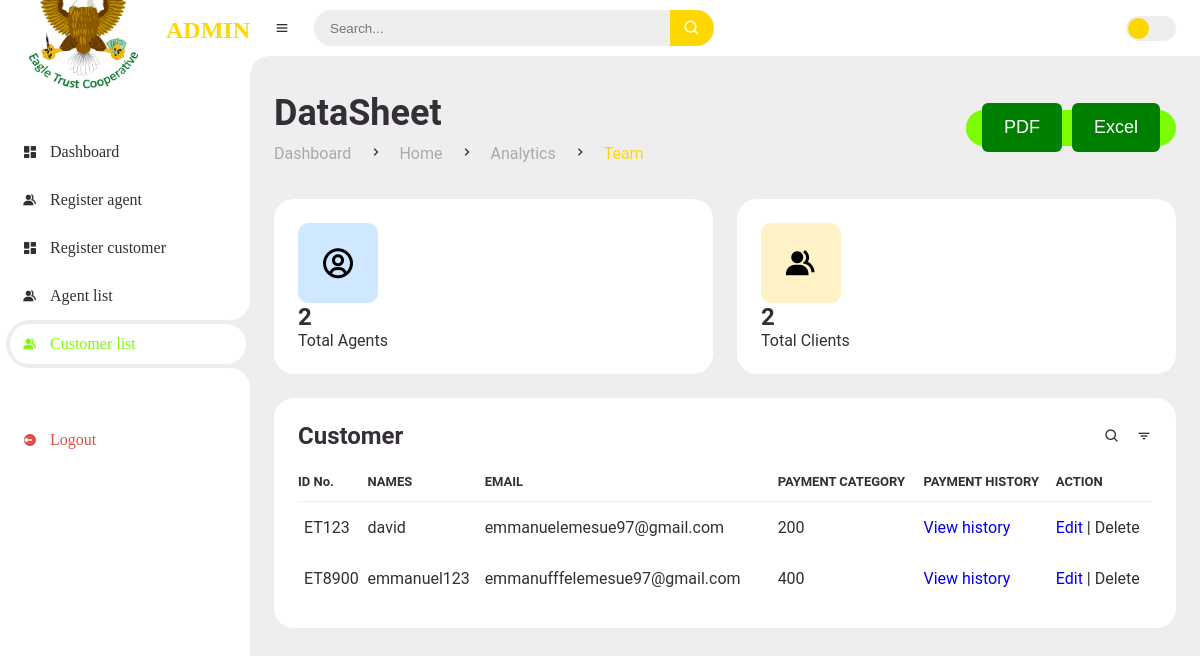
The page /customers/ (signed in) on the database its author committed.
### dashboard/models.py (models this page shows, shortened)
class Customer(models.Model):
    customer_id = models.CharField(primary_key=True, max_length=50, unique=True)
    username = models.CharField(max_length=255, unique=True)
    email = models.EmailField(unique=True)
    date_created = models.DateTimeField(auto_now_add=True, null=True)
    payment_category = models.IntegerField(default=0)
    phone_number = models.CharField(max_length=11, null=True, unique=True)

### dashboard/views.py (the view)
# urls.py: path('customers/', views.CustomerList.as_view(), name="customer_list"),
@method_decorator(login_required, name='dispatch')
class CustomerList(ListView):
    model = Customer
    template_name = 'dashboard/admin/customer_list.html'
    context_object_name = 'customer_list'  # Specify the context variable name for the queryset
    def get_queryset(self):
        return Customer.objects.all()
    def get_context_data(self, **kwargs):
        context = super().get_context_data(**kwargs)
        total_agents = Agent.objects.count()
        total_customer = Customer.objects.count()
        context['total_agents'] = total_agents
        context['total_customer'] = total_customer
        return context

### templates/dashboard/admin/customer_list.html (shortened to what this page needs)
{% extends 'main/admin_main.html' %}
{% load static %}
{% block content %}
		<main>
			<div class="head-title">
				<div class="left">
					<h1>DataSheet</h1>
					<ul class="breadcrumb">
						<li>
							<a href="index.html">Dashboard</a>
						</li>
						<li><i class='bx bx-chevron-right' ></i></li>
						<li>
							<a href="index.html">Home</a>
						</li>
                        <li><i class='bx bx-chevron-right' ></i></li>
						<li>
							<a  href="admin_analytics.html">Analytics</a>
						</li>
                        <li><i class='bx bx-chevron-right' ></i></li>
						<li class="active">
							<a class="active" href="admin_analytics.html">Team</a>
						</li>
					</ul>
				</div>
				<div class="btn-download">
					<button class="text" id="export-pdf">PDF</button>
					<button id="downloadexcel">Excel</button>
				</div>
			</div>
            <ul class="box-info">
				<li>
                    <a href="{% url 'agent_list' %}">
                        <i class='bx bx-user-circle'></i>
                        <span class="text">
                            <h3>{{total_agents}}</h3>
                            <p>Total Agents</p>
                        </span>
                    </a>
				</li>
				<li>
                    <a href="{% url 'customer_list' %}">
                        <i class='bx bxs-group' ></i>
                        <span class="text">
                            <h3>{{total_customer}}</h3>
                            <p>Total Clients</p>
                        </span>
                    </a>
				</li>
			</ul>
			<div class="table-data">
				<div class="order">
					<div class="head">
						<h3>Customer</h3>
						<i class='bx bx-search' ></i>
						<i class='bx bx-filter' ></i>
					</div>
<table id="table">
    <thead>
        <tr>
            <th>ID No.</th>
            <th>NAMES</th>
            <th>EMAIL</th>
            <th>PAYMENT CATEGORY</th>
            <th>PAYMENT HISTORY</th>
            <th>ACTION</th>
        </tr>
    </thead>
    <tbody>
        {% for customer in customer_list %}
        <tr>
            <td>{{ customer.customer_id }}</td>
            <td>{{ customer.username }}</td>
            <td>{{ customer.email }}</td>
            <td>{{ customer.payment_category }}</td>
            <td><a href="{% url 'admin_payment_history' user_id=customer.customer_id %}">View history</a></td>
            <td>
				<a href="{% url 'customer_edit' pk=customer.pk %}">Edit</a> |
				<a data-modal-target="#modal" data-customer-id="{{ customer.id }}" class="delete-button">Delete</a>
			</td>
        </tr>
        {% empty %}
        <tr>
            <td colspan="6">No data available</td>
        </tr>
        {% endfor %}
    </tbody>
</table>
  </div>
				</div>
		</main>
	</section>
{% endblock %}

### static/css/style.css (style rules this page uses)
* { margin: 0; padding: 0; box-sizing: border-box; }
a { text-decoration: none; }
li { list-style: none; }
:root { --poppins: 'ROBOTO'; --lato: 'SEGOI UI'; --light: #Fff; --blue:#FFD700; --light-blue: #CFE8FF; --grey: #eee; --dark-grey: #AAAAAA; --dark: #342E37; --red: #DB504A; --yellow: #FFCE26; --light-yellow: #FFF2C6; --orange: #FD7238; --light-orange: #FFE0D3; }
html { overflow-x: hidden; }
body { background: var(--grey); overflow-x: hidden; }
#content main { width: 100%; padding: 36px 24px; font-family: var(--poppins); max-height: calc(100vh - 56px); overflow-y: auto; }
#content main .head-title { display: flex; align-items: center; justify-content: space-between; grid-gap: 16px; flex-wrap: wrap; }
#content main .head-title .left h1 { font-size: 36px; font-weight: 600; margin-bottom: 10px; color: var(--dark); }
#content main .head-title .left .breadcrumb { display: flex; align-items: center; grid-gap: 16px; }
#content main .head-title .left .breadcrumb li { color: var(--dark); }
#content main .head-title .left .breadcrumb li a { color: var(--dark-grey); pointer-events: none; }
#content main .head-title .left .breadcrumb li a.active { color: var(--blue); pointer-events: unset; }
#content main .head-title .btn-download { height: 36px; padding: 0 16px; border-radius: 36px; background: #7CFC00; color: black; display: flex; justify-content: center; align-items: center; grid-gap: 10px; font-weight: 500; }
#content main .box-info { display: grid; grid-template-columns: repeat(auto-fit, minmax(240px, 1fr)); grid-gap: 24px; margin-top: 36px; }
#content main .box-info li { padding: 24px; background: var(--light); border-radius: 20px; display: flex; align-items: center; grid-gap: 24px; }
#content main .box-info li .bx { width: 80px; height: 80px; border-radius: 10px; font-size: 36px; display: flex; justify-content: center; align-items: center; }
#content main .box-info li:nth-child(1) .bx { background: var(--light-blue); color: black; }
#content main .box-info li:nth-child(2) .bx { background: var(--light-yellow); color: black; }
#content main .box-info li .text h3 { font-size: 24px; font-weight: 600; color: var(--dark); }
#content main .box-info li .text p { color: var(--dark); }
#content main .table-data { display: flex; flex-wrap: wrap; grid-gap: 24px; margin-top: 24px; width: 100%; color: var(--dark); }
#content main .table-data > div { border-radius: 20px; background: var(--light); padding: 24px; overflow-x: auto; }
#content main .table-data .head { display: flex; align-items: center; grid-gap: 16px; margin-bottom: 24px; }
#content main .table-data .head h3 { margin-right: auto; font-size: 24px; font-weight: 600; }
#content main .table-data .head .bx { cursor: pointer; }
#content main .table-data .order { flex-grow: 1; flex-basis: 500px; }
#content main .table-data .order table { width: 100%; border-collapse: collapse; }
#content main .table-data .order table th { padding-bottom: 12px; font-size: 13px; text-align: left; border-bottom: 1px solid var(--grey); }
#content main .table-data .order table td { padding: 16px 0; }
#content main .table-data .order table tr td:first-child { display: flex; align-items: center; grid-gap: 12px; padding-left: 6px; }

### static/css/payment.css (style rules this page uses)
button { font-size: 18px; font-weight: 400; color: #fff; padding: 14px 22px; border: none; background: green; border-radius: 6px; cursor: pointer; }

### static/css/modal.css (style rules this page uses)
*, *::after, *::before { box-sizing: border-box; }

### rows shown on the page
Customer: customer_id "ET123", username "david", email "emmanuelemesue97@gmail.com", payment_category "200"
Customer: customer_id "ET8900", username "emmanuel123", email "emmanufffelemesue97@gmail.com", payment_category "400"

### other values the page prints
{{ total_agents }} "2"
{{ total_customer }} "2"
